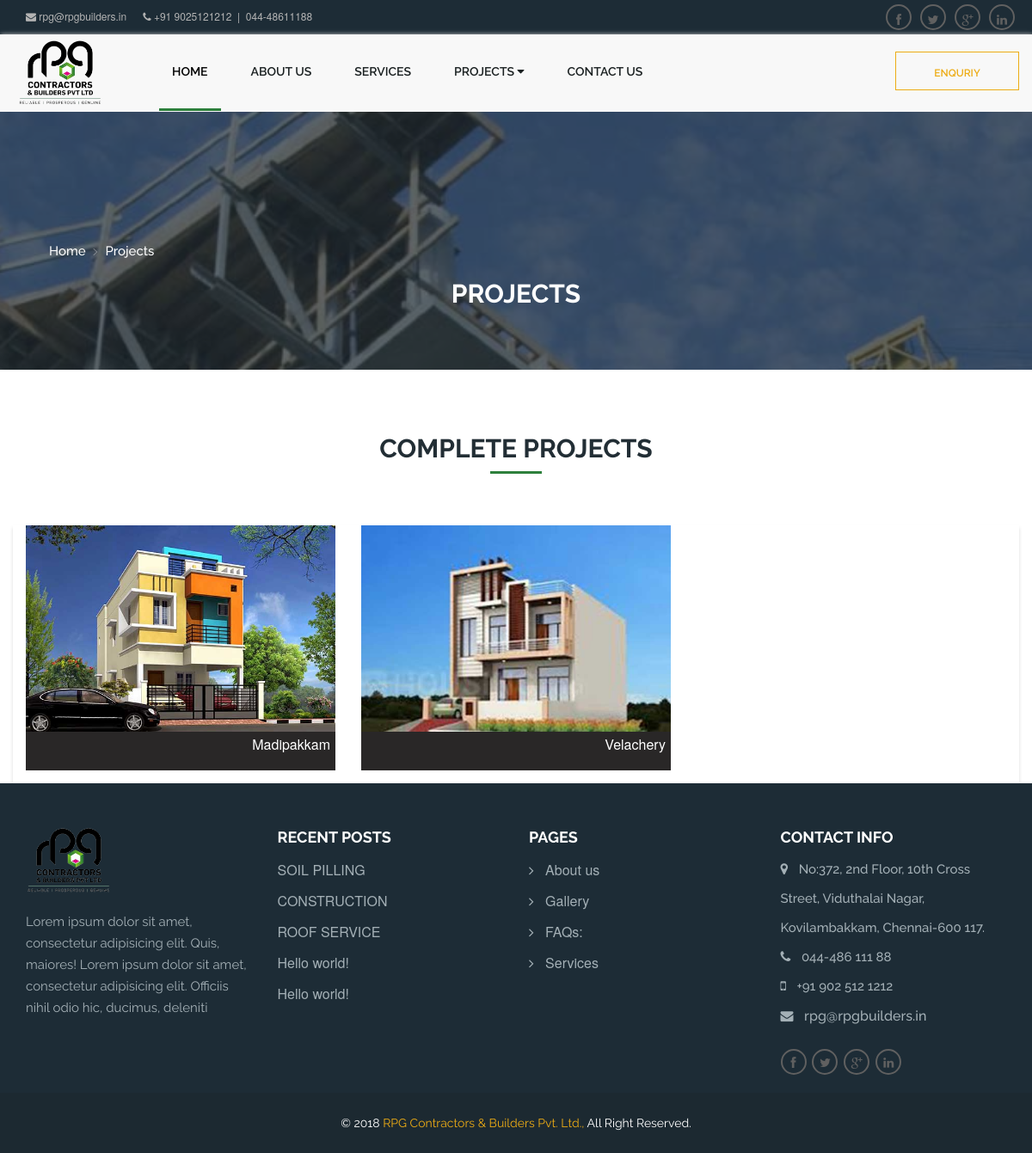
/all_project.php?t=complete, run on the app's committed database.
### tables this page shows
CREATE TABLE IF NOT EXISTS `project_location` (
  `location_id` int(11) UNSIGNED NOT NULL AUTO_INCREMENT,
  `location_name` varchar(255) DEFAULT NULL,
  `img_file` varchar(255) DEFAULT NULL,
  `added_date` timestamp NULL DEFAULT NULL,
  `status` enum('active','inactive') DEFAULT 'active',
  PRIMARY KEY (`location_id`)
);

### autoload.php (called while the page is built, shortened)
<?php
  spl_autoload_register(function($class){
	  $prefix	=	'app\\';
	  $length			=	strlen($prefix);
	  $base_path		=	__DIR__.'/app/';
	  $relative_class	=	substr($class, $length);
	  $file				=	$base_path.str_ireplace('\\','/',$relative_class).'.php';
  });
  $log		=	new logcreator;
  $db_obj	=	new db_connect;
  $main		=	new mainController;
?>

### app/db/db_connect.php (called while the page is built, shortened)
<?php
	class db_connect{
		private $db_obj;
		public function __construct(){
			try{
				$this->db_obj	=	new \mysqli(self::DB_HOST, self::DB_USER, self::DB_PASS, self::DB_NAME);
			}catch(Exception $e){
				echo $e->getMessage();
			}
		}
		public function getResult($query){
			$log_query  = '[QUERY_LOG]'.$query;
			$query_result	=	$this->db_obj->query($query);
			$final_data		=	array();
			while($row_result	=	$query_result->fetch_array(MYSQLI_ASSOC)){
				$final_data[] 	=	$row_result;
			}
			return $final_data;
		}
	}
?>

### app/logfile/logcreator.php (called while the page is built, shortened)
<?php
	class logcreator{
		public function create_path(){
			$year	=	date("Y");
			$month	=	date("m");
			$date	=	date("d");
			$log_path	=	$year."/".$month."/".$date."/";
			$log_dir	=	APPLICATION_LOG_PATH.$log_path;
			if(!file_exists($log_dir)){
				return $log_dir;
			}else{
				return $log_dir;
			}
		}
		public function console($logtext){
			$current_time	=	date("h:i:s");
			$visitor_ip		=	$this->getuserip();
			$final_log		=	$current_time." - ".$visitor_ip." - ".$logtext;
			$log_dir		=	$this->create_path();
			$log_name		=	"rgp_action.log";
			$log_open		=	fopen($log_dir.$log_name,"a");
		}
		private function getuserip(){
			$ip			=	'';
			$client		=	@$_SERVER['HTTP_CLIENT_IP'];
			$forwarded	=	@$_SERVER['HTTP_X_FORWARDED_IP'];
			$remote_ip	=	$_SERVER['REMOTE_ADDR'];
			if(filter_var($client, FILTER_VALIDATE_IP)){
				$ip	=	$client;
			}else if(filter_var($forwarded,	FILTER_VALIDATE_IP)){
				$ip	=	$forwarded;
			}else{
				$ip	=	$remote_ip;
			}
			return $ip;
		}
	}
?>

### app/controller/mainController.php (called while the page is built, shortened)
<?php
	class mainController{
		public function getLocationDetails($project_type){
			global $db_obj;
			if($project_type != ''){
				$all_project_query	=	"SELECT * FROM project WHERE project_status='".$project_type."' AND status='active'";
				$project_list 	=	$db_obj->getResult($all_project_query);
				if($project_list != ''){
					foreach($project_list as $list_index => $list_val){
						$inner_location_id		=	$list_val['inner_location_id'];
						$location_id			=	$list_val['location_id'];
						$project_status			=	$list_val['project_status'];
						$location_query			=	"select pl.location_name, pl.img_file from project_location as pl left join project as p on (pl.location_id = p.location_id) where  p.project_status='".$project_status."' and pl.location_id='".$location_id."'and pl.status='active'";
						$location_result		=	$db_obj->getResult($location_query);
						$sub_location_query		=	"select count(*) as count from project_innerlocation as pin left join project as p on (pin.inner_location_id = p.inner_location_id) where p.project_status='".$project_status."' and p.location_id='".$location_id."'";
						$sub_location_result	=	$db_obj->getResult($sub_location_query);
						$data_array				=	array("name"=> $location_result[0]['location_name'], "img"=>$location_result[0]['img_file'],"count"=>$sub_location_result[0]['count'],"inner_location"=>$inner_location_id);
						$return_data[$location_id]	=	$data_array;
					}
					return $return_data;
				}else{
					$return_data['status_code'] = "R101";
					$return_data['status_msg'] = "project list empty";
				}
			}else{
				$return_data['status_code'] = "R101";
				$return_data['status_msg'] = "project list empty";
			}
			return $return_data;
		}
	}
?>

### all_project.php (the view, shortened to what this page needs)
<?php
	require_once('autoload.php');
	if(isset($_GET['t'])){
		$project_type	=	$_GET['t'];
		$title	=	'';
		if($project_type	==	"going"){
			$title	=	"GOING PROJECTS";
		}else if($project_type	==	"upcoming"){
			$title	=	"UPCOMING PROJECTS";
		}else if($project_type	==	"complete"){
			$title	=	"COMPLETE PROJECTS";
		}
		$main_location	=	$main->getLocationDetails($project_type);
		$location_view	=	array_chunk($main_location, 3, true);
	}
?>
<!DOCTYPE html>
<html lang="en-US">
<head>
	<link rel='stylesheet' id='contact-form-7-css'  href='assets/css/styles.css?ver=4.5.1' type='text/css' media='all' />
	<link rel='stylesheet' id='bootstrap-css-css'  href='assets/css/bootstrap.min.css' type='text/css' media='all' />
	<link rel='stylesheet' id='font-awesome-css'  href='assets/css/font-awesome.min.css?ver=4.12' type='text/css' media='all' />
	<link rel='stylesheet' id='drill-flaticon-css'  href='assets/css/flaticon.css?ver=1.0' type='text/css' media='all' />
	<link rel='stylesheet' id='drill-animate-css'  href='assets/css/animate.min.css?ver=1.0' type='text/css' media='all' />
	<link rel='stylesheet' id='drill-main-css-css'  href='assets/css/style_1.css?ver=1.0' type='text/css' media='all' />
	<link rel='stylesheet' id='drill-main-css-css'  href='assets/css/custom.css?ver=1.0' type='text/css' media='all' />
	<link rel='stylesheet' id='drill-responsive-css-css'  href='assets/css/responsive.css?ver=1.0' type='text/css' media='all' />
	<link rel='stylesheet' id='drill-root-css-css'  href='assets/css/main_style.css?ver=4.6.10' type='text/css' media='all' />
</head>
<body>
	<header>
		<?php include 'header.php';?>
	</header>
	<div class="container-fluid drill-wrapper">
		<div class="row">
			<div class="container-fluid drill-other-header" style="background: url(assets/images/project_bg.jpg) no-repeat top center fixed; background-size: cover;">
				<div class="row">
					<div class="container other-header-content">
						<ul id="crumbs" class="drill-track">
							<li><a href="index.html" class="drill-txt-p">home</a></li>
							<li><a href="all_project.html" class="drill-txt-p"> &nbsp;Projects</a> </li>
						</ul>
						<div class="drill-txt-lg">
							<h2> Projects </h2>
						</div>
					</div>
				</div>
			</div>
			<div>
			<div class="clr section-divider"></div>
			<div class="container">
				<div class="row">
					<div class="drill-txt-lg dtl-center title_bg_content">
						<h2 class=""><?php echo $title; ?></h2>
					</div>
					<div class="recommended_items box-shadow padd0">
						<?php
						  foreach($location_view as $chunk_index => $main_val){
						    echo '<div class="portfolio-items isotopeWrapper" id="4">';
						  foreach($main_val as $index => $values){
							  $imgpath	=	LOCATION_IMG_PATH.$values['img'];
							  $pro_location	=	$values['name'];
						 ?>
							<article class="col-md-4 col-sm-6 isotopeItem wow bounceIn">
								<a href="project.php?q=<?php echo $index;?>&s=<?php echo $project_type; ?>">
									<div class="portfolio-item">
										<div data-animation-delay="4.8s">
											<img src=<?php echo $imgpath; ?> alt="" />
										</div>
										<div class="caption-text">
											<h3 style="margin:0px;"><?php echo $pro_location; ?></h3>
										</div>
									</div>
								</a>
							</article>
						  <?php } echo '</div>'; } ?>
					</div>
				</div>
			</div>
		<footer>
			<?php include 'footer.php';?>
		</footer>
	</div>
</div>
</body>
</html>

### assets/css/style_1.css (style rules this page uses)
* { margin: 0px; padding: 0px; border: 0; outline: 0; line-height: 1.5; box-sizing: border-box; -webkit-box-sizing: border-box; -moz-box-sizing: border-box; -ms-box-sizing: border-box; -o-box-sizing: border-box; box-sizing: border-box; }
a { text-decoration: none; }
a, a:hover, a:active, a:visited, a:focus { text-decoration: none; color: inherit; background: inherit; }
.clr { clear: both; }
body { overflow-x: hidden; }
.section-divider { height: 30px; }
.drill-other-header { position: relative; height: 300px; z-index: 1; }
.drill-other-header:after { position: absolute; content: ''; width: 100%; height: 100%; background: rgba(29,44,54,.7); top: 0; left: 0; z-index: -1; }
.other-header-content { position: relative; height: 300px; }
.other-header-content .drill-txt-lg:before { display: none; }
.other-header-content .drill-txt-lg { position: absolute; top: 50%; left: 50%; color: #fff; margin-left: 0; margin-bottom: 0; -webkit-transform: translateX(-50%); -moz-transform: translateX(-50%); -ms-transform: translateX(-50%); -o-transform: translateX(-50%); transform: translateX(-50%); }
.drill-track { position: absolute; top: 50%; left: 0; }
.drill-track li { display: inline-block; padding-right: 15px; position: relative; }
.drill-track li:not(:last-of-type):after { position: absolute; content: "\e00f"; font-family: "Flaticon"; font-size: 8px; color: #fff; top: 50%; left: 100%; -webkit-transform: translate(-100%, -50%); -moz-transform: translate(-100%, -50%); -ms-transform: translate(-100%, -50%); -o-transform: translate(-100%, -50%); transform: translate(-100%, -50%); }
.drill-track li a { color: #fff; position: relative; text-transform: capitalize; }
.drill-txt-xs, .drill-txt-sm, .drill-txt-lg, .drill-txt-p, .drill-txt-2 { font-family: 'Raleway', sans-serif; font-weight: 400; font-size: 15px; line-height: 25px; }
.drill-txt-lg { display: inline-block; padding: 30px 0px 10px 0px; position: relative; float: none; color: #222e35; overflow: hidden; position: relative; }
.drill-txt-lg:before { content: ""; background: #2d803c; height: 3px; width: 60px; display: block; position: absolute; bottom: 10px; }
.drill-txt-lg h2 { font-family: 'Raleway', sans-serif; font-size: 30px; font-weight: 700; display: block; text-transform: uppercase; position: relative; text-align: center; padding-left: 13px; padding-right: 13px; padding-bottom: 5px; z-index: 1; }
.drill-txt-lg:before { left: 50%; margin-left: -30px; }
.drill-txt-lg:after { left: 50%; background-position: bottom left 2.3px; -webkit-transform: rotate(180deg); -moz-transform: rotate(180deg); -ms-transform: rotate(180deg); -o-transform: rotate(180deg); transform: rotate(180deg); }
.dtl-center { position: relative; display: block; text-align: center; }
.drill-txt-p { font-size: 15px; color: #606669; font-weight: 500; line-height: 25px; }

### assets/css/custom.css (style rules this page uses)
.padd0 { padding-left: 0px; padding-right: 0px; padding-bottom: 0px; }
.recommended_items { overflow: hidden; margin-top: 50px; background: #fff; }
.box-shadow { box-shadow: 0px 3px 4px #dcdcdc; -webkit-box-shadow: 0px 3px 4px #dcdcdc; -moz-box-shadow: 0px 3px 4px #dcdcdc; }
.isotopeWrapper article { margin-bottom: 15px; }
.portfolio-item { display: block; position: relative; -webkit-transition: all 0.2s ease-in-out; -moz-transition: all 0.2s ease-in-out; -o-transition: all 0.2s ease-in-out; transition: all 0.2s ease-in-out; }
.portfolio-item .caption-text { background: #292727; color: #fff; opacity: 1.1; text-align: right; padding: 6px; }
.caption-text { background: #292727; color: #fff; opacity: 1.1; text-align: center; padding: 6px; min-height: 45px; }
.caption-text h3 { font-size: 16px; }

### assets/css/main_style.css (style rules this page uses)
html { font-family: sans-serif; -webkit-text-size-adjust: 100%; -ms-text-size-adjust: 100%; }
body { margin: 0; }
article, aside, details, figcaption, figure, footer, header, main, menu, nav, section, summary { display: block; }
a { background-color: transparent; }
img { border: 0; }
h1, h2, h3, h4, h5, h6 { clear: both; }
html { box-sizing: border-box; }
*, *:before, *:after { box-sizing: inherit; }
body { background: #fff; }
ul, ol { margin: 0 0 1.5em 3em; }
ul { list-style: disc; }
img { height: auto; max-width: 100%; }
a { color: royalblue; }
.h1, .h2, .h3, h1, h2, h3 { margin-top: 15px; margin-bottom: 8px; }
ul { list-style-type: square; }

### data on the page
project_location: img_file (picture), location_name "Madipakkam"
project_location: img_file (picture), location_name "Velachery"

### other printed values
$title "COMPLETE PROJECTS"
